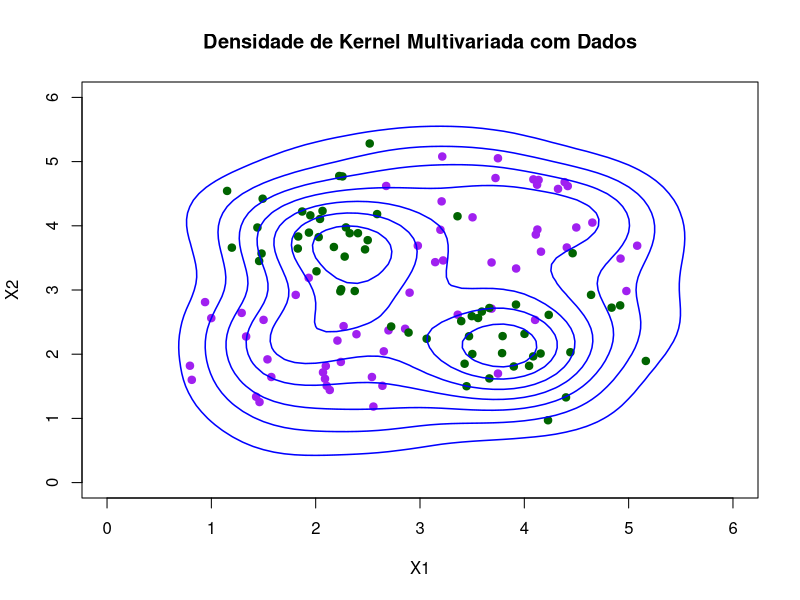

Write the R code that produced this figure.
rm(list = ls())

kde_multi <- function(xi, xall, h) {
    # xi: the point at which to evaluate the density
    # xall: the data points
    # h: the bandwidth
    N<-dim(xall)[1] # number of data points
    n<-dim(xall)[2] # number of dimensions

    xirow<-matrix(xi, ncol=n, nrow=1)
    xirep<-matrix(xirow, ncol=n, nrow=N, byrow=TRUE)
    matdif<-(xall - xirep) * (xall - xirep) # squared differences
    dximat<-rowSums(matdif)/ (h*h) # squared differences divided by h^2
    emat <- exp(-dximat / 2) # exponentiation of the negative squared differences
    pxi <- sum(emat) / ((N * sqrt(2 * pi) * h) ^ n) # density estimation

    return(pxi)
}

N<-30
h<-0.5
m1<-c(2, 2)
m2<-c(4, 4)
m3<-c(2, 4)
m4<-c(4, 2)

g1 <- matrix(rnorm(N * 2, sd = 0.6), nrow = N, ncol = 2) + matrix(m1, N, 2, byrow = TRUE)
g2 <- matrix(rnorm(N * 2, sd = 0.6), nrow = N, ncol = 2) + matrix(m2, N, 2, byrow = TRUE)
g3 <- matrix(rnorm(N * 2, sd = 0.6), nrow = N, ncol = 2) + matrix(m3, N, 2, byrow = TRUE)
g4 <- matrix(rnorm(N * 2, sd = 0.6), nrow = N, ncol = 2) + matrix(m4, N, 2, byrow = TRUE)

xc1 <- rbind(g1, g2)
xc2 <- rbind(g3, g4)

xall<-rbind(g1, g2, g3, g4)
yall <- rbind(matrix(-1, nrow = (2 * N), ncol = 1), matrix(1, nrow = (2 * N), ncol = 1))

#pxc1<-kdemulti(xc1[1,], xc1, h)
#pxc2<-kdemulti(xc2[1,], xc2, h)
#print(pxc1/pxc2)

# Geração da matriz de densidade
seqx1x2 <- seq(0, 6, 0.1)
lseq <- length(seqx1x2)
MZ <- matrix(nrow = lseq, ncol = lseq)

for (i in 1:lseq) {
    for (j in 1:lseq) {
        x1 <- seqx1x2[i]
        x2 <- seqx1x2[j]
        x1x2 <- as.matrix(cbind(x1, x2))
        MZ[i, j] <- kde_multi(x1x2, xall, h)
    }
}

# Plotando tudo em um único gráfico
plot(xc1[, 1], xc1[, 2], 
     col = "purple", pch = 19, 
     xlim = c(0, 6), ylim = c(0, 6), 
     xlab = "X1", ylab = "X2", 
     main = "Densidade de Kernel Multivariada com Dados")

points(xc2[, 1], xc2[, 2], col = "darkgreen", pch = 19)

# Adicionando curvas de nível
contour(seqx1x2, seqx1x2, t(MZ), 
        add = TRUE, drawlabels = FALSE, 
        nlevels = 10, col = "blue", lwd = 1.5)